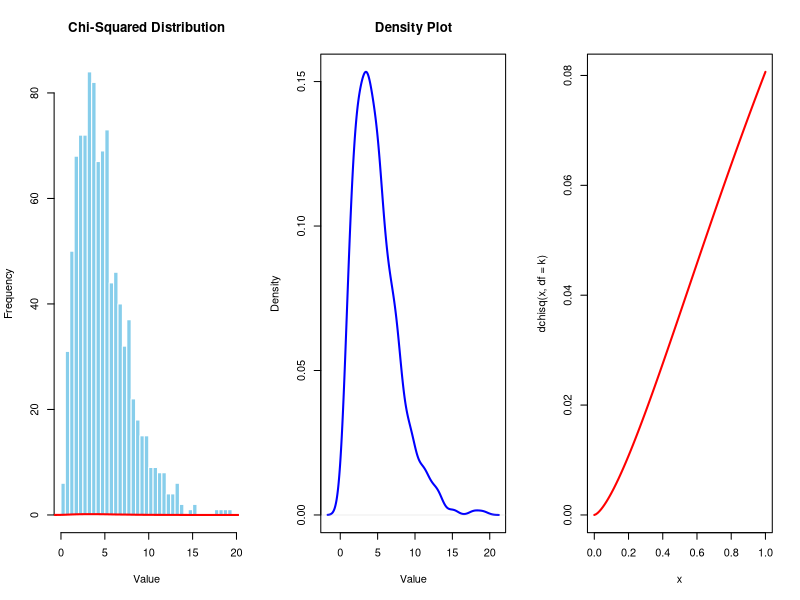
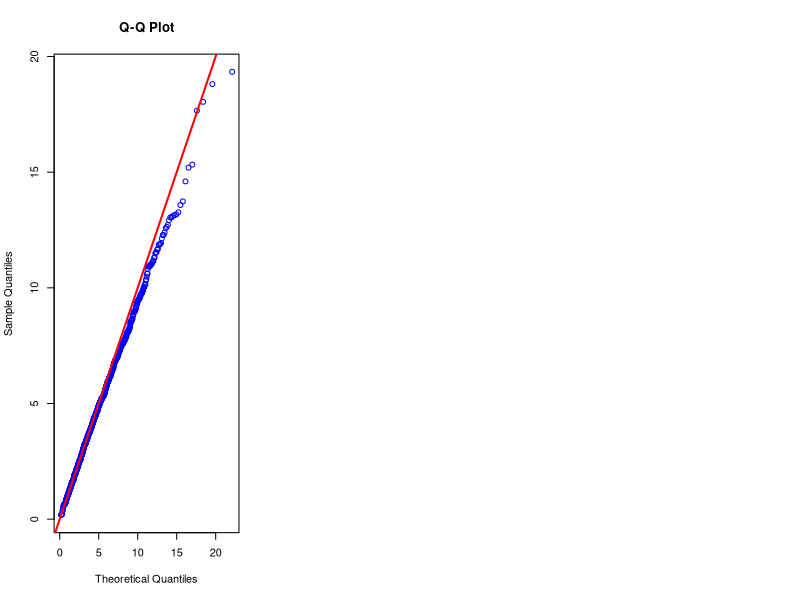

The R source for these figures, in order:
set.seed(123)

k <- 5
N_sim <- 1000
chi2_data <- rchisq(N_sim, df = k)

cat("Mean:", mean(chi2_data), "\nVariance:", var(chi2_data), "\n")

par(mfrow = c(1, 3))

hist(chi2_data, breaks = 30, col = "skyblue", main = "Chi-Squared Distribution", xlab = "Value", border = "white")
lines(density(chi2_data), col = "red", lwd = 2)

plot(density(chi2_data), col = "blue", lwd = 2, main = "Density Plot", xlab = "Value")
curve(dchisq(x, df = k), col = "red", lwd = 2)

qqplot(qchisq(ppoints(N_sim), df = k), chi2_data, main = "Q-Q Plot", col = "blue", xlab = "Theoretical Quantiles", ylab = "Sample Quantiles")
abline(0, 1, col = "red", lwd = 2)




# lab Explanation

# k=5 (degrees of freedom)
# N_sim=1000 (number of simulations)

# set.seed(123): Ensures reproducibility.
# rchisq(N_sim, df = k): Generates 1000 random numbers from a Chi-Square distribution with 5 degrees of freedom.

# Computes the empirical mean and variance of the generated Chi-Square samples.
# The theoretical values are:
# E[X]=k=5,Var(X)=2k=10
# The computed values should be close to these theoretical

# rranges plots in one row with three columns


# Histogram of simulated Chi-Square data.
# probability = TRUE scales the histogram as a density.
# curve(dchisq(x, df = k)) overlays the theoretical Chi-Square PDF (red curve) on the histogram

# density(chi2_data): Computes the empirical density function.
# Overlays the theoretical PDF in red for compariso


# Compares the sample quantiles of the simulated data with the theoretical quantiles of a Chi-Square distribution.
# abline(0,1): Draws a reference line (red). If the points fall near this line, it indicates that the data follows a Chi-Square distribution.

# 4. Interpretation of Results
# Mean & Variance Check
# The empirical mean and variance should be close to the theoretical values:
# E[X]=5,Var(X)=10
# Histogram vs. Theoretical Distribution

# The histogram should align with the theoretical Chi-Square PDF.
# Density Plot

# The empirical density function should match the theoretical Chi-Square distribution.
# Q-Q Plot

# If the points lie along the red line, it confirms that the simulated data follows a Chi-Square distribution.



